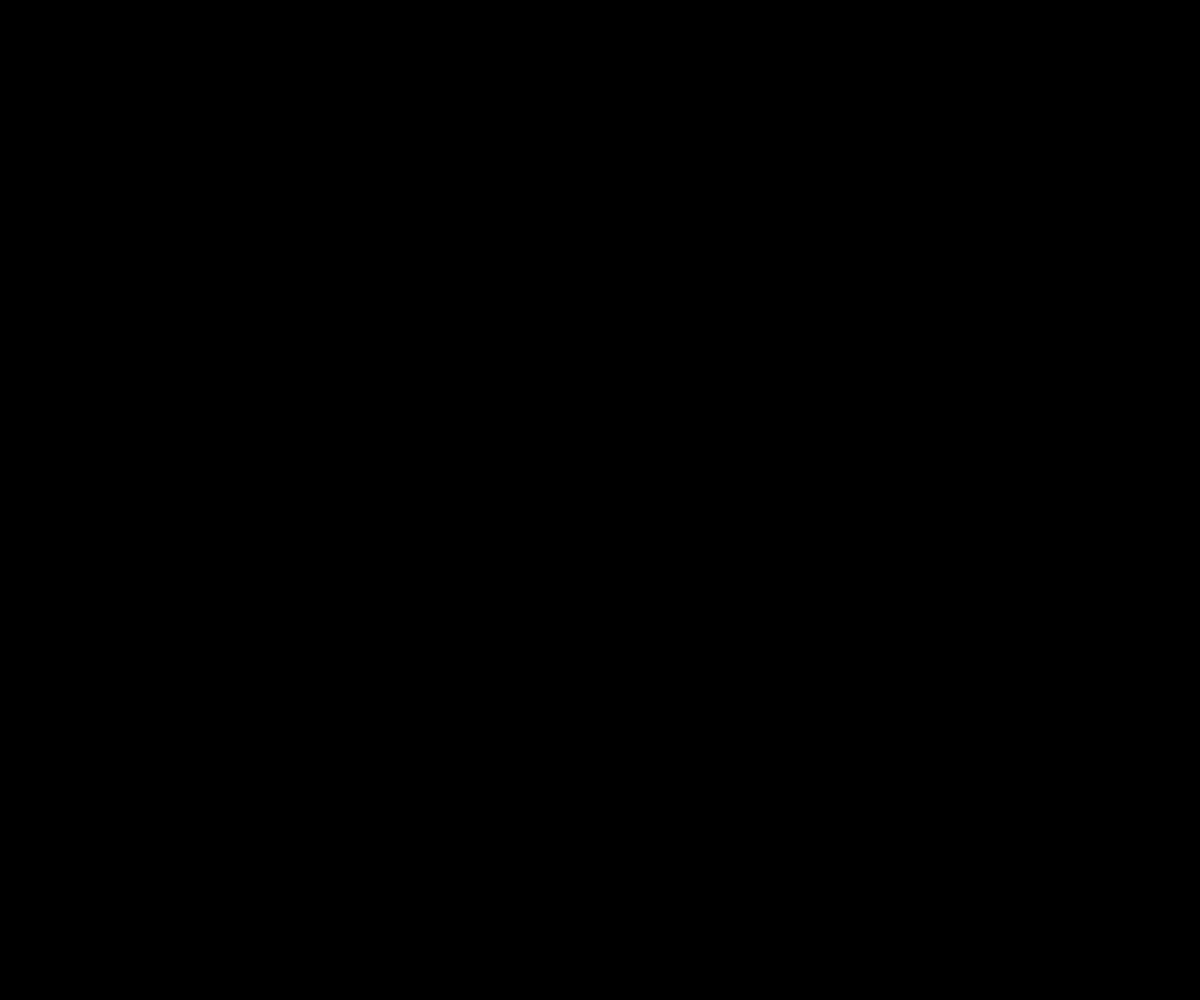
Frame 1 (no input)
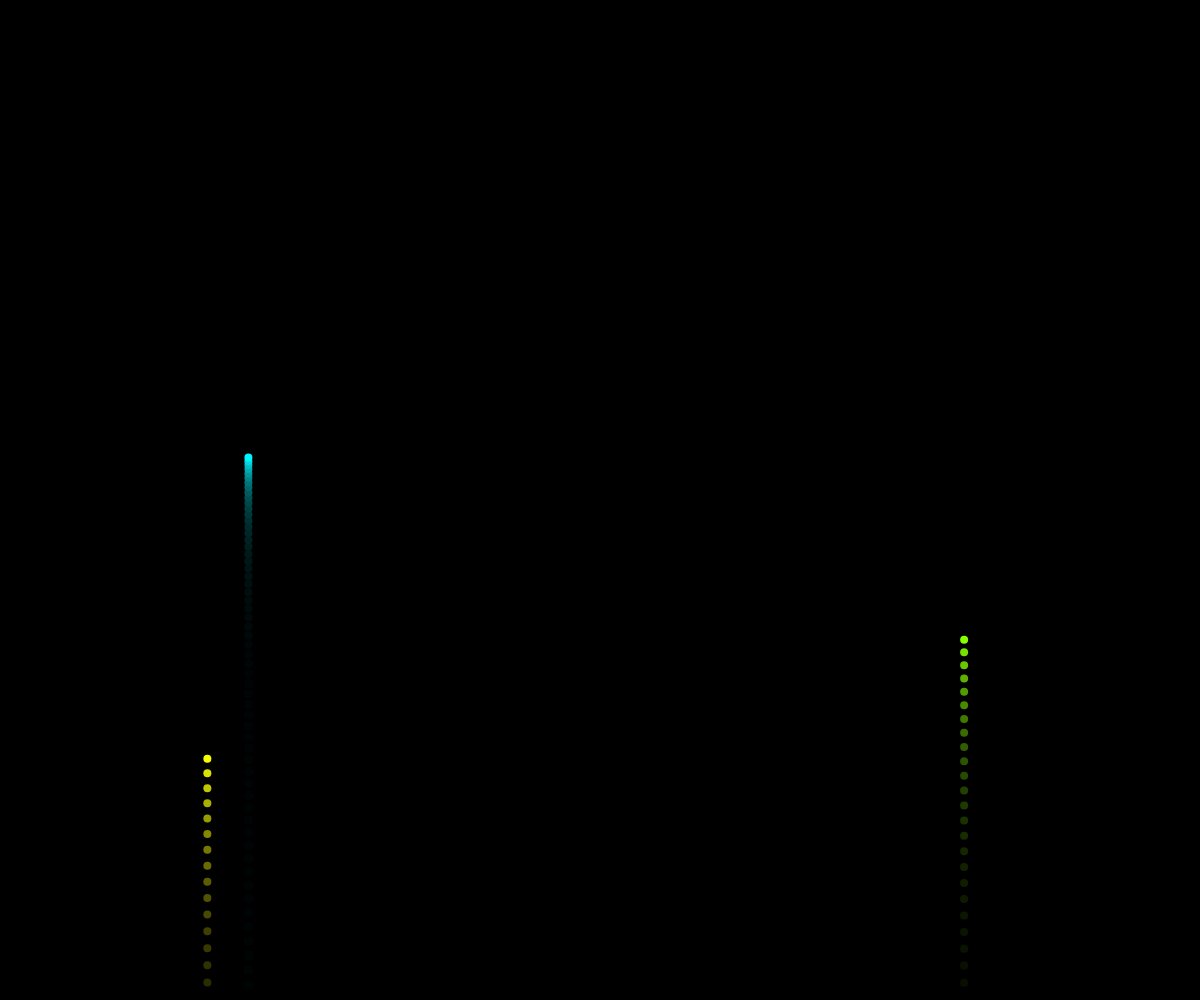
Frame 60 (no input)
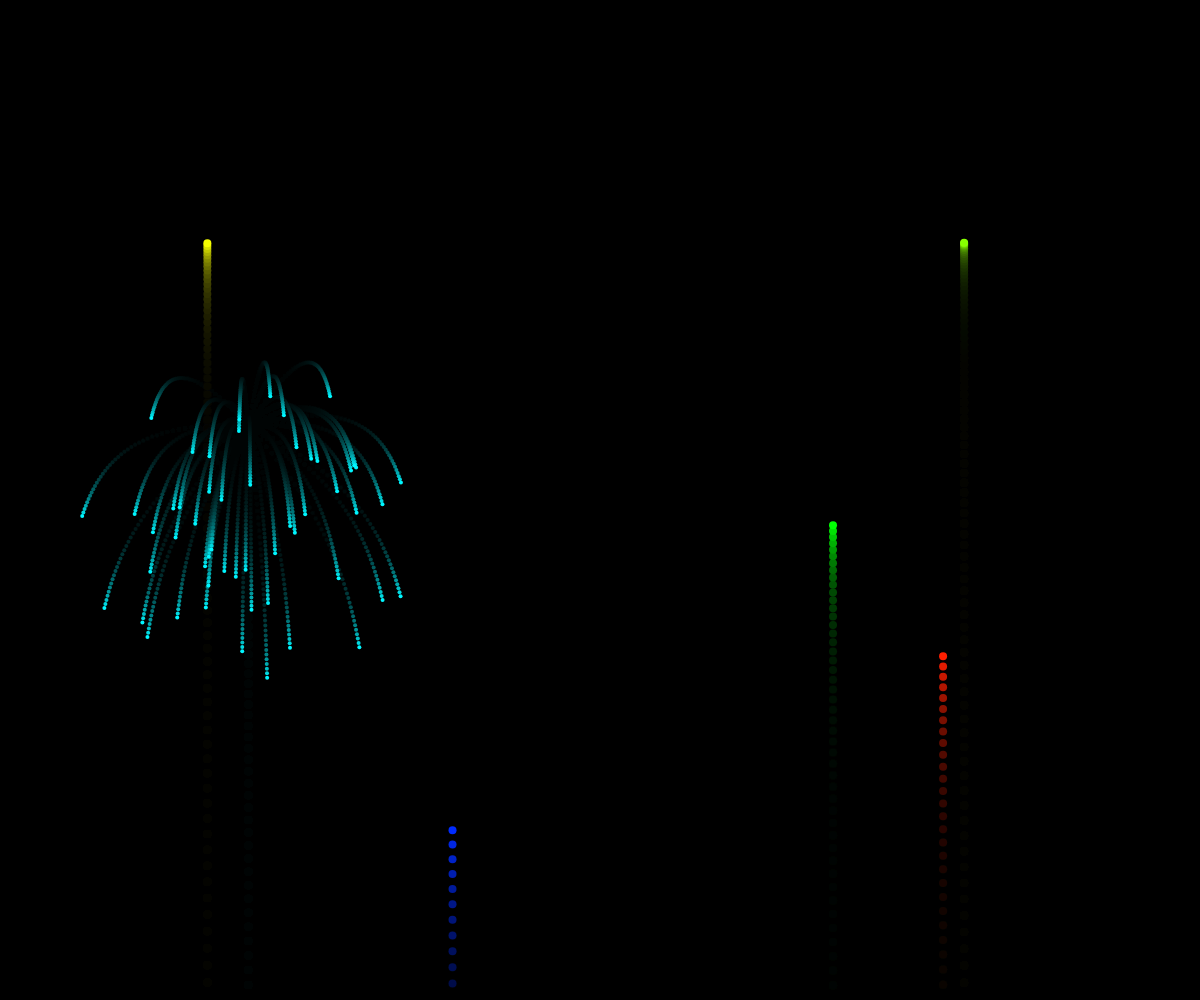
Frame 120 (the mouse pressed at the canvas centre since frame 60)

The p5.js sketch that drew these frames (run headless with seeded random() and noise() and a simulated clock; from frame 60 on, the mouse is pressed at the canvas centre):

// p5.js sketch
// ── sketch.js
var fireWorks = [];
var gravity;

function setup(){

	createCanvas(window.innerWidth, window.innerHeight);
	colorMode(HSB);
	gravity = createVector(0,0.2);
	stroke(255);
	strokeWeight(8);
	background(0);
	frameRate(60);
	
}


function draw(){
	colorMode(RGB);
	background(0,30);
	if(Math.random(1) < 0.07){
		fireWorks.push(new FireWork());
	}

	for (var i = fireWorks.length-1; i >= 0 ; i--) {
		fireWorks[i].update();
		fireWorks[i].show();
		if(fireWorks[i].done()){
			fireWorks.splice(i,1);
		}

	}
}
// ── FireWork.js
var heartX =[];


function FireWork(){
	this.hu = random(255);
	this.fireWork = new Particle(random(width),height,this.hu,true);
	this.exploded = false;
	this.particles = [];

	this.update = function(){
		if(!this.exploded){
			this.fireWork.applyForce(gravity);
			this.fireWork.update();
			//Explosion
			if(this.fireWork.vel.y >= 0 ){
				this.exploded =true;
				this.explode();
			}
		}

		for(var i = this.particles.length-1; i >=0 ;i--){
			this.particles[i].applyForce(gravity);
			this.particles[i].update();
			if(this.particles[i].done()){
				this.particles.splice(i,1);
			}
		}
		
	}

	this.explode = function(){
		var type = "normal";
		var rand = Math.random(1);
		if(rand < 0.1){
			type = "heart"
		}
		var particlesLen = 52;
		for(var i = 0;i <=particlesLen/2 ;i++){
			heartX.push(-3 + i*(3+3)/(particlesLen/2));
		}
		for (var i = 0; i < particlesLen+2; i++) {
			var p = new Particle(this.fireWork.pos.x,this.fireWork.pos.y,this.hu,false,i,type);
			this.particles.push((p));
		}
		heartX =[];
	}


	this.done = function(){
		if(this.exploded && this.particles.length === 0){
			return true;
		}else{
			return false;
		}
	}


	this.show = function(){
		if(!this.exploded){
			this.fireWork.show();
		}

		for (var i = 0; i < this.particles.length; i++) {
			this.particles[i].show();
		}


	}
}
// ── Particle.js
var heartLen = 8;

function heartUp(x){
	return Math.pow(abs(x),2/3) + Math.pow(9-(x*x),0.5);
}

function heartDown(x){
	return Math.pow(abs(x),2/3) - Math.pow(9-(x*x),0.5);
}


function Particle(x,y,hu,firework,id,type){
	this.id = id;
	this.pos = createVector(x,y);
	this.firework = firework;
	this.lifeSpan = 260;
	this.hu = hu;
	this.type = type;
	if(this.firework){
		this.vel = createVector(0,random(-19,-14));
	}else{
		if(this.type === "heart"){
			var hUX = heartX[this.id];
			var hDX = heartX[this.id - 26];
			var hUY = heartUp(hUX);
			var hDY = heartDown(hDX);
			if(this.id < 26){
				this.vel = createVector(hUX,-hUY);
			}else{
				this.vel = createVector(hDX,-hDY);
			}
			this.vel.mult(1.9);
		}else{
			this.vel = p5.Vector.random2D();
			this.vel.mult(random(2, 10));
		}
		

	}

	this.acc = createVector(0,0);

	


	this.applyForce = function(force){
		this.acc.add(force);
	}

	this.update = function(){
		if(!this.firework){
			this.vel.mult(0.95);
			this.lifeSpan -= 4;
		}
		this.vel.add(this.acc);
		this.pos.add(this.vel);
		this.acc.mult(0);
	}

	this.done = function(){
		if(this.lifeSpan < 0){
			return true;
		}else{
			return false;
		}
	}

	this.show = function(){
		colorMode(HSB);
		if(!this.firework){
			strokeWeight(4);
			stroke(hu,255,255,this.lifeSpan);
		}else{
			strokeWeight(8);
			stroke(hu,255,255);
		}
		
		point(this.pos.x,this.pos.y);
	}
}

Particle.prototype.getId = function() {
	this.id +=1;
};
